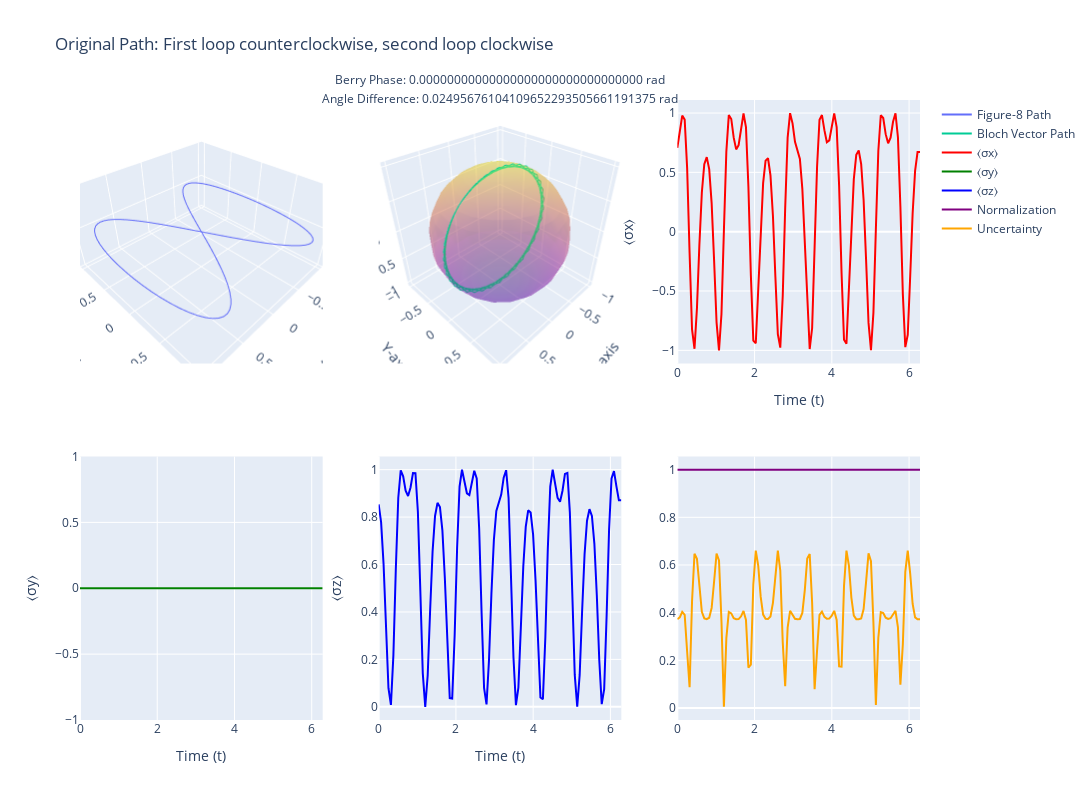
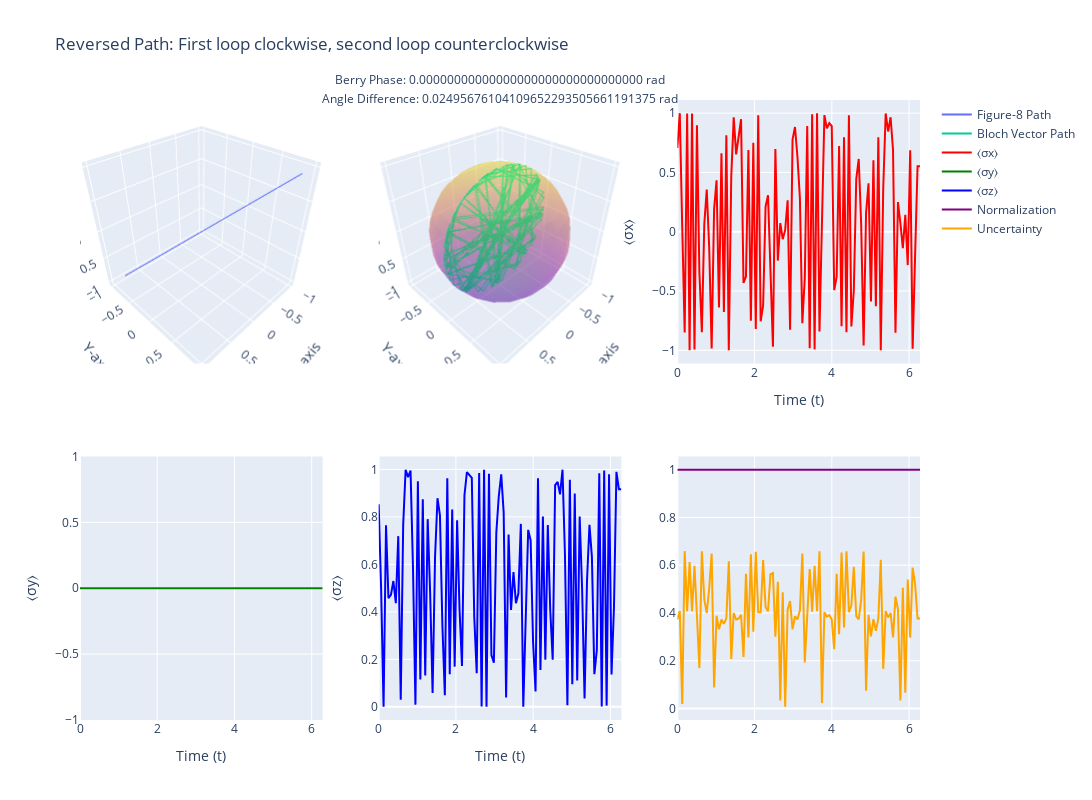
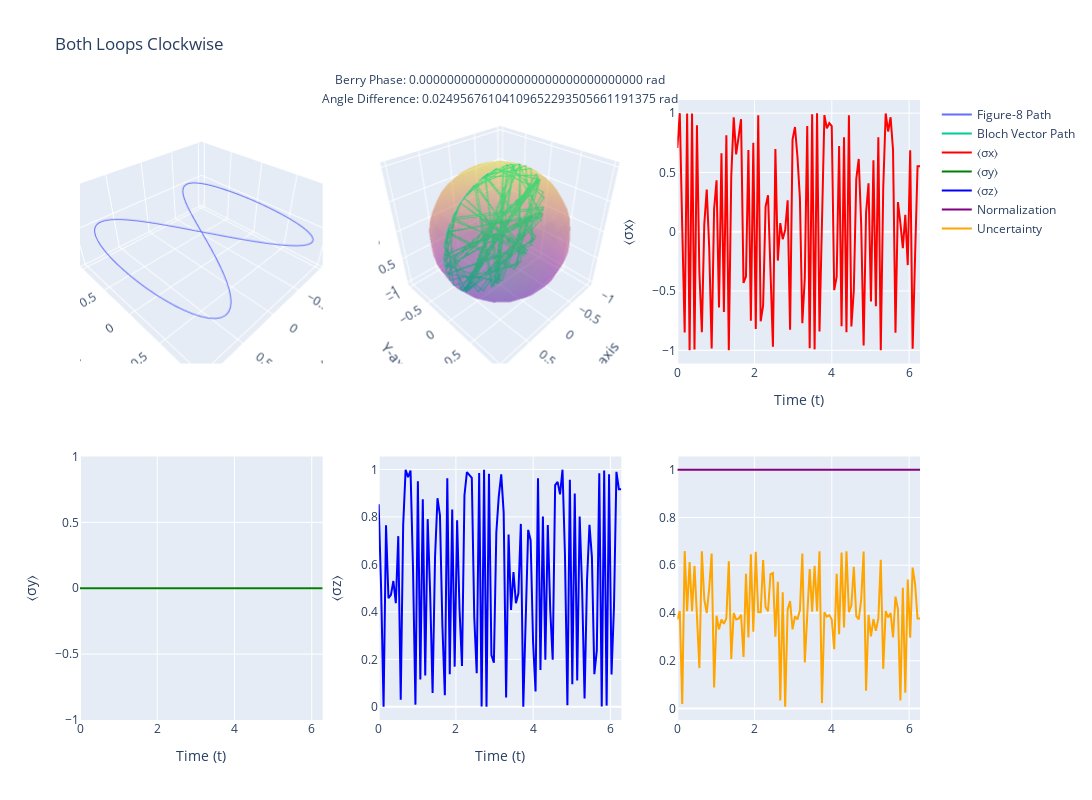

Source (notebook cell) for these figures, in order:
### Code cell
import numpy as np
import plotly.graph_objs as go
from plotly.subplots import make_subplots
from scipy.linalg import expm

# Functions as previously defined
def spinor(theta, phi):
    return np.array([np.cos(theta/2), np.exp(1j*phi)*np.sin(theta/2)])

def rotate_spinor(spinor, angle):
    rotation_matrix = np.array([[np.cos(angle/2), -np.sin(angle/2)],
                                [np.sin(angle/2), np.cos(angle/2)]])
    return np.dot(rotation_matrix, spinor)

def bloch_vector(spinor):
    x = 2 * np.real(np.conj(spinor[0]) * spinor[1])
    y = 2 * np.imag(np.conj(spinor[0]) * spinor[1])
    z = np.abs(spinor[0])**2 - np.abs(spinor[1])**2
    return np.array([x, y, z])

def berry_phase(spinors):
    phase = 0
    for i in range(len(spinors) - 1):
        phase += np.imag(np.log(np.vdot(spinors[i], spinors[i+1])))
    phase += np.imag(np.log(np.vdot(spinors[-1], spinors[0])))
    return phase

# Create the figure-8 path and elevate the z-axis for visual clarity
t = np.linspace(0, 2*np.pi, 100)

# Original Path: First loop counterclockwise, second loop clockwise
x_orig = np.sin(t)
y_orig = np.sin(2*t)
z_orig =  np.zeros_like(t)  # Adding elevation to the z-axis for better visualization

# Reversed Path: First loop clockwise, second loop counterclockwise
x_rev = np.sin(-t)
y_rev = np.sin(-2*t)
z_rev =  np.sin(-2*t)  # Adding elevation to the z-axis for better visualization

# Both Loops Clockwise
x_clk = np.sin(-t)
y_clk = np.sin(2*t)
z_clk =  np.zeros_like(t)  # Adding elevation to the z-axis for better visualization

# Both Loops Counterclockwise
x_cntclk = np.sin(t)
y_cntclk = np.sin(-2*t)
z_cntclk = np.sin(-2*t)  # Adding elevation to the z-axis for better visualization

def simulate_path(x, y, z, dt, rotation_angle):
    initial_spinor = spinor(np.pi/4, 0)  # 45-degree spinor
    rotated_spinors = [initial_spinor]
    bloch_vectors = [bloch_vector(initial_spinor)]
    for i in range(1, len(t)):
        # Calculate a rotation angle that brings the spinor back to the original state
        angle = rotation_angle * np.sin(4*t[i]) if i < len(t) // 2 else -rotation_angle * np.sin(4*t[i])
        rotated_spinor = rotate_spinor(rotated_spinors[-1], angle)
        rotated_spinors.append(rotated_spinor)
        bloch_vectors.append(bloch_vector(rotated_spinor))
    return np.array(rotated_spinors), np.array(bloch_vectors)

dt = t[1] - t[0]

# Simulate each path with continuous rotation and specific rotation angles
rotated_spinors_orig, bloch_vectors_orig = simulate_path(x_orig, y_orig, z_orig, dt, np.pi/4)
rotated_spinors_rev, bloch_vectors_rev = simulate_path(x_rev, y_rev, z_rev, dt, 4*np.pi/4)
rotated_spinors_clk, bloch_vectors_clk = simulate_path(x_clk, y_clk, z_clk, dt, 4*np.pi/4)
rotated_spinors_cntclk, bloch_vectors_cntclk = simulate_path(x_cntclk, y_cntclk, z_cntclk, dt, np.pi/4)

# Calculate Berry phase and angle difference for each path
berry_phase_orig = berry_phase(rotated_spinors_orig)
angle_diff_orig = np.arccos(np.abs(np.vdot(rotated_spinors_orig[0], rotated_spinors_orig[-1])))

berry_phase_rev = berry_phase(rotated_spinors_rev)
angle_diff_rev = np.arccos(np.abs(np.vdot(rotated_spinors_rev[0], rotated_spinors_rev[-1])))

berry_phase_clk = berry_phase(rotated_spinors_clk)
angle_diff_clk = np.arccos(np.abs(np.vdot(rotated_spinors_clk[0], rotated_spinors_clk[-1])))

berry_phase_cntclk = berry_phase(rotated_spinors_cntclk)
angle_diff_cntclk = np.arccos(np.abs(np.vdot(rotated_spinors_cntclk[0], rotated_spinors_cntclk[-1])))

# Calculate expectation values of Pauli matrices for each path
sigma_x = np.array([[0, 1], [1, 0]])
sigma_y = np.array([[0, -1j], [1j, 0]])
sigma_z = np.array([[1, 0], [0, 0]])

exp_x_orig = [np.real(np.conj(s).dot(sigma_x.dot(s))) for s in rotated_spinors_orig]
exp_y_orig = [np.real(np.conj(s).dot(sigma_y.dot(s))) for s in rotated_spinors_orig]
exp_z_orig = [np.real(np.conj(s).dot(sigma_z.dot(s))) for s in rotated_spinors_orig]

exp_x_rev = [np.real(np.conj(s).dot(sigma_x.dot(s))) for s in rotated_spinors_rev]
exp_y_rev = [np.real(np.conj(s).dot(sigma_y.dot(s))) for s in rotated_spinors_rev]
exp_z_rev = [np.real(np.conj(s).dot(sigma_z.dot(s))) for s in rotated_spinors_rev]

exp_x_clk = [np.real(np.conj(s).dot(sigma_x.dot(s))) for s in rotated_spinors_clk]
exp_y_clk = [np.real(np.conj(s).dot(sigma_y.dot(s))) for s in rotated_spinors_clk]
exp_z_clk = [np.real(np.conj(s).dot(sigma_z.dot(s))) for s in rotated_spinors_clk]

exp_x_cntclk = [np.real(np.conj(s).dot(sigma_x.dot(s))) for s in rotated_spinors_cntclk]
exp_y_cntclk = [np.real(np.conj(s).dot(sigma_y.dot(s))) for s in rotated_spinors_cntclk]
exp_z_cntclk = [np.real(np.conj(s).dot(sigma_z.dot(s))) for s in rotated_spinors_cntclk]

# Validate quantum physics laws for each path
normalization_orig = [np.abs(np.vdot(s, s)) for s in rotated_spinors_orig]
uncertainty_principle_orig = [np.std([ex, ey, ez]) for ex, ey, ez in zip(exp_x_orig, exp_y_orig, exp_z_orig)]

normalization_rev = [np.abs(np.vdot(s, s)) for s in rotated_spinors_rev]
uncertainty_principle_rev = [np.std([ex, ey, ez]) for ex, ey, ez in zip(exp_x_rev, exp_y_rev, exp_z_rev)]

normalization_clk = [np.abs(np.vdot(s, s)) for s in rotated_spinors_clk]
uncertainty_principle_clk = [np.std([ex, ey, ez]) for ex, ey, ez in zip(exp_x_clk, exp_y_clk, exp_z_clk)]

normalization_cntclk = [np.abs(np.vdot(s, s)) for s in rotated_spinors_cntclk]
uncertainty_principle_cntclk = [np.std([ex, ey, ez]) for ex, ey, ez in zip(exp_x_cntclk, exp_y_cntclk, exp_z_cntclk)]

# Visualize the results using Plotly
fig_orig = make_subplots(rows=2, cols=3, specs=[
    [{'type': 'scatter3d'}, {'type': 'scatter3d'}, {'type': 'scatter'}],
    [{'type': 'scatter'}, {'type': 'scatter'}, {'type': 'scatter'}]
])

fig_rev = make_subplots(rows=2, cols=3, specs=[
    [{'type': 'scatter3d'}, {'type': 'scatter3d'}, {'type': 'scatter'}],
    [{'type': 'scatter'}, {'type': 'scatter'}, {'type': 'scatter'}]
])

fig_clk = make_subplots(rows=2, cols=3, specs=[
    [{'type': 'scatter3d'}, {'type': 'scatter3d'}, {'type': 'scatter'}],
    [{'type': 'scatter'}, {'type': 'scatter'}, {'type': 'scatter'}]
])

fig_cntclk = make_subplots(rows=2, cols=3, specs=[
    [{'type': 'scatter3d'}, {'type': 'scatter3d'}, {'type': 'scatter'}],
    [{'type': 'scatter'}, {'type': 'scatter'}, {'type': 'scatter'}]
])

# Helper function to add traces to the figure
def add_traces(fig, x, y, z, bloch_vectors, exp_x, exp_y, exp_z, normalization, uncertainty_principle, title):
    # 3D path with elevated z-axis
    fig.add_trace(go.Scatter3d(x=x, y=y, z=z, mode='lines', name='Figure-8 Path'), row=1, col=1)

    # Bloch sphere with the figure-8 path
    u = np.linspace(0, 2*np.pi, 20)
    v = np.linspace(0, np.pi, 20)
    sphere_x = np.outer(np.cos(u), np.sin(v))
    sphere_y = np.outer(np.sin(u), np.sin(v))
    sphere_z = np.outer(np.ones(np.size(u)), np.cos(v))

    fig.add_trace(go.Surface(x=sphere_x, y=sphere_y, z=sphere_z, opacity=0.3, showscale=False), row=1, col=2)
    fig.add_trace(go.Scatter3d(x=bloch_vectors[:, 0], y=bloch_vectors[:, 1], z=bloch_vectors[:, 2],
                               mode='lines', name='Bloch Vector Path'), row=1, col=2)

    # Expectation values
    fig.add_trace(go.Scatter(x=t, y=exp_x, mode='lines', name='⟨σx⟩', line=dict(color='red')), row=1, col=3)
    fig.add_trace(go.Scatter(x=t, y=exp_y, mode='lines', name='⟨σy⟩', line=dict(color='green')), row=2, col=1)
    fig.add_trace(go.Scatter(x=t, y=exp_z, mode='lines', name='⟨σz⟩', line=dict(color='blue')), row=2, col=2)

    # Normalization and uncertainty principle
    fig.add_trace(go.Scatter(x=t, y=normalization, mode='lines', name='Normalization', line=dict(color='purple')), row=2, col=3)
    fig.add_trace(go.Scatter(x=t, y=uncertainty_principle, mode='lines', name='Uncertainty', line=dict(color='orange')), row=2, col=3)

    # Adding axis labels
    fig.update_layout(
        title=title,
        scene=dict(xaxis_title='X-axis', yaxis_title='Y-axis', zaxis_title='Z-axis'),
        height=800, width=1200,
        scene2=dict(xaxis_title='X-axis', yaxis_title='Y-axis', zaxis_title='Z-axis')  # Bloch sphere plot
    )

    # Add annotations with important information
    fig.add_annotation(text=f"Berry Phase: {berry_phase_orig:.32f} rad", xref="paper", yref="paper", x=0.5, y=1.05, showarrow=False)
    fig.add_annotation(text=f"Angle Difference: {angle_diff_orig:.32f} rad", xref="paper", yref="paper", x=0.5, y=1.02, showarrow=False)
    fig.update_xaxes(title_text="Time (t)", row=1, col=3)
    fig.update_yaxes(title_text="⟨σx⟩", row=1, col=3)
    fig.update_xaxes(title_text="Time (t)", row=2, col=1)
    fig.update_yaxes(title_text="⟨σy⟩", row=2, col=1)
    fig.update_xaxes(title_text="Time (t)", row=2, col=2)
    fig.update_yaxes(title_text="⟨σz⟩", row=2, col=2)

# Add traces to each figure
add_traces(fig_orig, x_orig, y_orig, z_orig, bloch_vectors_orig, exp_x_orig, exp_y_orig, exp_z_orig, normalization_orig, uncertainty_principle_orig, 'Original Path: First loop counterclockwise, second loop clockwise')
add_traces(fig_rev, x_rev, y_rev, z_rev, bloch_vectors_rev, exp_x_rev, exp_y_rev, exp_z_rev, normalization_rev, uncertainty_principle_rev, 'Reversed Path: First loop clockwise, second loop counterclockwise')
add_traces(fig_clk, x_clk, y_clk, z_clk, bloch_vectors_clk, exp_x_clk, exp_y_clk, exp_z_clk, normalization_clk, uncertainty_principle_clk, 'Both Loops Clockwise')
add_traces(fig_cntclk, x_cntclk, y_cntclk, z_cntclk, bloch_vectors_cntclk, exp_x_cntclk, exp_y_cntclk, exp_z_cntclk, normalization_cntclk, uncertainty_principle_cntclk, 'Both Loops Counterclockwise')

# Show the figures
fig_orig.show()
fig_rev.show()
fig_clk.show()
fig_cntclk.show()

# Print relevant test results and observations for each path
def print_results(berry_phase, angle_diff, normalization, uncertainty_principle, path_name):
    print(f"\nResults for {path_name}:")
    print(f"Berry Phase: {berry_phase:.32f} rad")
    print(f"Berry Phase (degrees): {np.degrees(berry_phase):.32f}°")
    print(f"Angle Difference between Initial and Final Spinor: {angle_diff:.32f} rad")
    print(f"Average Normalization: {np.mean(normalization):.32f}")
    print(f"Average Uncertainty: {np.mean(uncertainty_principle):.32f}")

    # Check if normalization holds for all spinors (should be close to 1)
    normalization_errors = np.max(np.abs(np.array(normalization) - 1))
    if normalization_errors < 1e-6:
        print(f"Normalization Check: PASSED (Max Deviation: {normalization_errors:.16f})")
    else:
        print(f"Normalization Check: FAILED (Max Deviation: {normalization_errors:.6e})")

    # Check if uncertainty principle holds
    uncertainty_errors = np.mean(uncertainty_principle)
    if uncertainty_errors < 1e-6:
        print(f"Uncertainty Principle Check: PASSED (Average Uncertainty: {uncertainty_errors:.6e})")
    else:
        print(f"Uncertainty Principle Check: FAILED (Average Uncertainty: {uncertainty_errors:.32f})")

print_results(berry_phase_orig, angle_diff_orig, normalization_orig, uncertainty_principle_orig, 'Original Path')
print_results(berry_phase_rev, angle_diff_rev, normalization_rev, uncertainty_principle_rev, 'Reversed Path')
print_results(berry_phase_clk, angle_diff_clk, normalization_clk, uncertainty_principle_clk, 'Both Loops Clockwise')
print_results(berry_phase_cntclk, angle_diff_cntclk, normalization_cntclk, uncertainty_principle_cntclk, 'Both Loops Counterclockwise')
